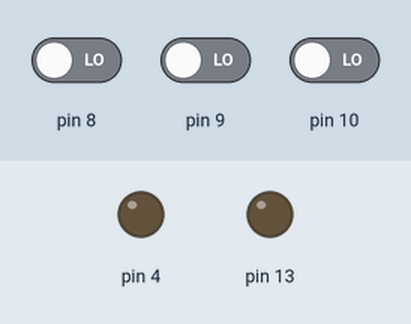
Recording of a sketch running on a simulated Arduino Uno, built with avr-gcc and run on an emulated ATmega328P. Shown: output pins drawn as LEDs (lit = HIGH). Dashed ring = blinking. The test bench sets the inputs (shaded band); at power-on: pin 8 LOW, pin 9 LOW, pin 10 LOW.

Above: at 1.2 s.
1.3 s: pin 8 driven HIGH
At 1.85 s:
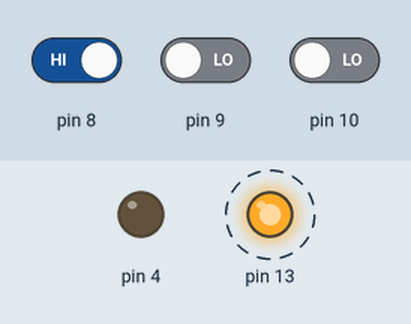
4.3 s: pin 8 driven LOW
At 5.2 s:
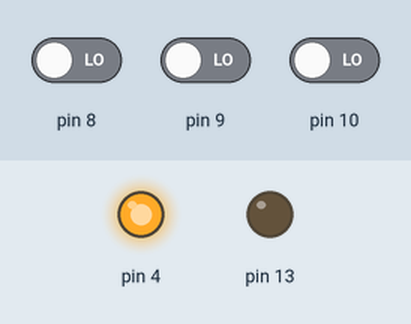
5.8 s: pin 9 driven HIGH
At 6.35 s:
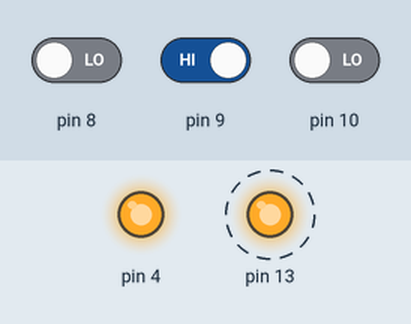
8.8 s: pin 9 driven LOW
At 9.5 s:
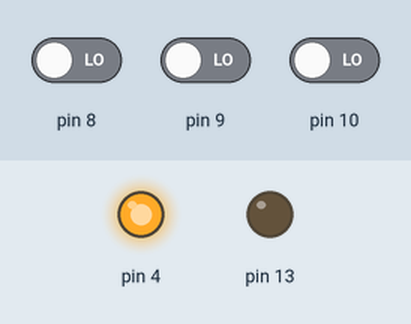
10.3 s: pin 10 driven HIGH
At 10.6 s:
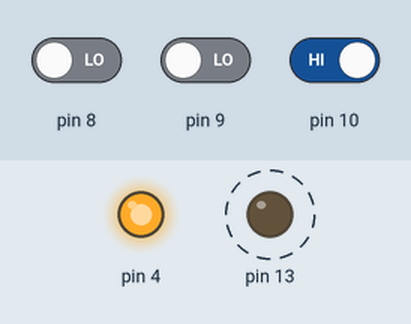
Timing chart, 0 to 14.3 s (numbered marks = the images above; inputs shaded):
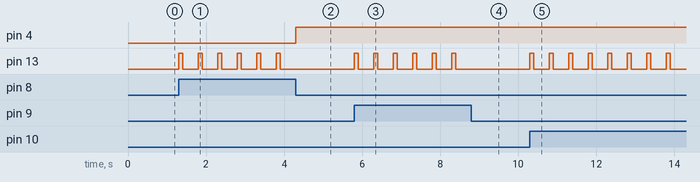

The sketch:

2_switch_test.ino
```cpp
void setup() {
 pinMode(13,OUTPUT);
 pinMode(8,INPUT);
 pinMode(10,INPUT);
 pinMode(9,INPUT);
 pinMode(4,OUTPUT);
 //Serial.begin(9600);
}
unsigned long calculated_time=0;
int t1=0,t2=0,t3=0;
void loop() {
 while(digitalRead(10)==HIGH)
 {
  digitalWrite(13,HIGH);
  delay(100);
  digitalWrite(13,LOW);
  delay(400);
  t1++;
 }
 while(digitalRead(9)==HIGH)
 {
  digitalWrite(13,HIGH);
  delay(100);
  digitalWrite(13,LOW);
  delay(400);
  t2++;
 }
 while(digitalRead(8)==HIGH)
 {
  digitalWrite(13,HIGH);
  delay(100);
  digitalWrite(13,LOW);
  delay(400);
  t3++;
 }
 calculated_time=60000*(t3*100+t2*10+t1*1);
 //Serial.print("calculated time:- ");
 //Serial.println(calculated_time);
 if(millis()<calculated_time)
 {
  digitalWrite(4,HIGH);
 }
 else
 {
  digitalWrite(4,LOW);
 }
}
```

Measured:
- after the input at 1.3 s, pin 13: alternates HIGH for 0.10 s and LOW for 0.40 s, starting at once
- after the input at 4.3 s, pin 4: LOW → HIGH at once; pin 13: stops changing and stays LOW
- after the input at 5.8 s, pin 13: alternates HIGH for 0.10 s and LOW for 0.40 s, starting at once
- after the input at 8.8 s, pin 13: stops changing and stays LOW
- after the input at 10.3 s, pin 13: alternates HIGH for 0.10 s and LOW for 0.40 s, starting at once
